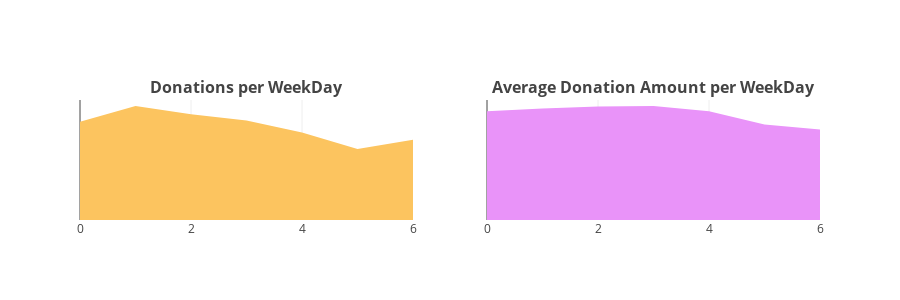

Write notebook code for a chart like this one.
### Markdown cell above
### Donations per WeekDay 
- 3.4.7 Number of Donations per WeekDay 
- 3.4.8 Average Donations per WeekDay

### Code cell
t4 = donations_df.groupby(['Donation Weekday']).agg({'Donation Year' : 'count', 'Donation Amount' : 'mean'}).reset_index().rename(columns={'Donation Year' : 'Total Donations', 'Donation Amount' : 'Average Amount'})
x = t4['Donation Weekday']
y1 = t4['Total Donations']
y2 = t4['Average Amount']
trace1 = go.Scatter(x=x, y=y1, fill='tozeroy', fillcolor = '#fcc45f', mode= 'none')
trace2 = go.Scatter(x=x, y=y2, fill='tozeroy', fillcolor = "#e993f9", mode= 'none')
fig = tools.make_subplots(rows=1, cols=2, print_grid=False, subplot_titles = ["<b>Donations per WeekDay</b>", "<b>Average Donation Amount per WeekDay</b>"])
fig.append_trace(trace1, 1, 1);
fig.append_trace(trace2, 1, 2);

fig['layout'].update(height=300, showlegend=False, yaxis=dict(
        autorange=True,
        showgrid=False,
        zeroline=False,
        showline=False,
        autotick=True,
        ticks='',
        showticklabels=False
    ), yaxis2=dict(
        autorange=True,
        showgrid=False,
        zeroline=False,
        showline=False,
        autotick=True,
        ticks='',
        showticklabels=False
    ));
iplot(fig);

### Figure 1 — Plotly figure (JSON) as saved in the notebook; plotly's stock layout.template omitted (floating-point values rounded to 4 significant figures)
{"data": [{"fill": "tozeroy", "fillcolor": "#fcc45f", "mode": "none", "type": "scatter", "x": [0, 1, 2, 3, 4, 5, 6], "xaxis": "x1", "y": [702456, 814455, 754823, 711283, 624530, 507669, 572668], "yaxis": "y1"}, {"fill": "tozeroy", "fillcolor": "#e993f9", "mode": "none", "type": "scatter", "x": [0, 1, 2, 3, 4, 5, 6], "xaxis": "x2", "y": [61.59, 63.22, 64.24, 64.57, 61.56, 54.08, 51.22], "yaxis": "y2"}], "layout": {"annotations": [{"font": {"size": 16}, "showarrow": false, "text": "<b>Donations per WeekDay</b>", "x": 0.225, "xanchor": "center", "xref": "paper", "y": 1, "yanchor": "bottom", "yref": "paper"}, {"font": {"size": 16}, "showarrow": false, "text": "<b>Average Donation Amount per WeekDay</b>", "x": 0.775, "xanchor": "center", "xref": "paper", "y": 1, "yanchor": "bottom", "yref": "paper"}], "height": 300, "showlegend": false, "xaxis1": {"anchor": "y1", "domain": [0, 0.45]}, "xaxis2": {"anchor": "y2", "domain": [0.55, 1]}, "yaxis": {"autorange": true, "autotick": true, "showgrid": false, "showline": false, "showticklabels": false, "ticks": "", "zeroline": false}, "yaxis1": {"anchor": "x1", "domain": [0, 1]}, "yaxis2": {"anchor": "x2", "autorange": true, "autotick": true, "domain": [0, 1], "showgrid": false, "showline": false, "showticklabels": false, "ticks": "", "zeroline": false}}}
